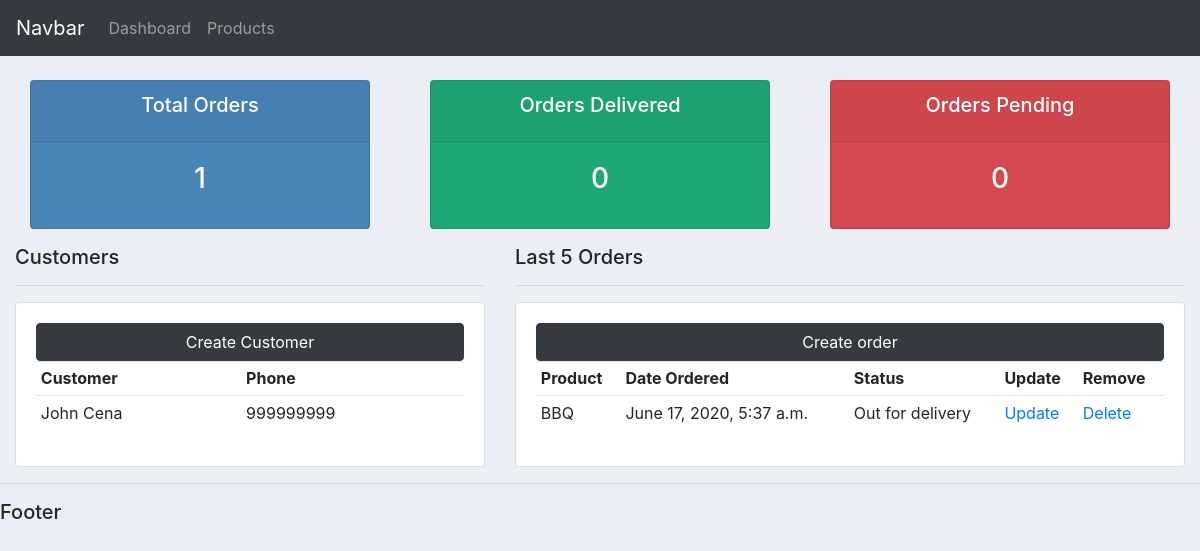
Before: / with the older database file.
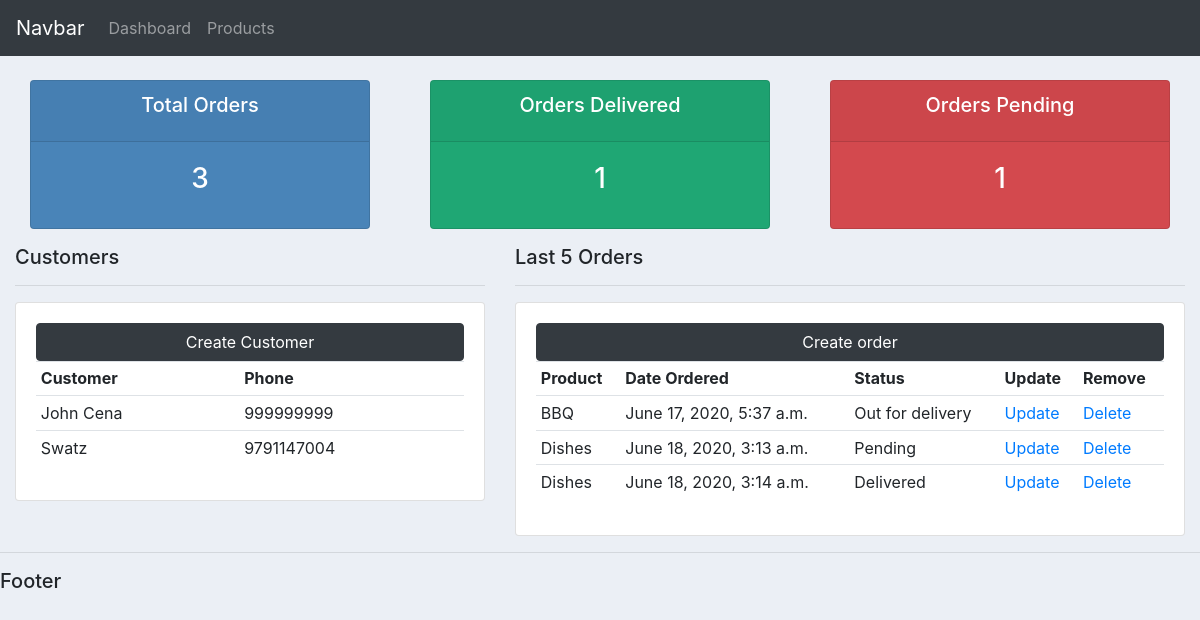
After: the same page with the newer database file.
### accounts/models.py (models this page shows, shortened)
class Customer(models.Model):
    name = models.CharField(max_length=200, null=True)
    phone = models.CharField(max_length=200, null=True)
    email = models.CharField(max_length=200, null=True)
    date_created = models.DateTimeField(auto_now_add=True)

class Order(models.Model):
    STATUS = (
        ('Pending', 'Pending'),
        ('Out for delivery', 'Out for delivery'),
        ('Delivered', 'Delivered')
    )
    customer = models.ForeignKey(
        Customer, null=True, on_delete=models.SET_NULL)
    product = models.ForeignKey(Product, null=True, on_delete=models.SET_NULL)
    status = models.CharField(max_length=200, null=True, choices=STATUS)
    date_created = models.DateTimeField(auto_now_add=True)

class Product(models.Model):
    CATEGORY = (
        ('Indoor', 'Indoor'),
        ('Outdoor', 'Outdoor')
    )
    tags = models.ManyToManyField(Tag)
    name = models.CharField(max_length=200, null=True)
    price = models.FloatField(null=True)
    category = models.CharField(max_length=200, null=True, choices=CATEGORY)
    description = models.CharField(max_length=200, null=True, blank=True)
    date_created = models.DateTimeField(auto_now_add=True)
    def __str__(self):
        return self.name

### accounts/views.py (the view)
# urls.py: path('', views.home),
def home(request):
    orders = Order.objects.all()
    customers = Customer.objects.all()
    total_customers = customers.count()
    total_orders = orders.count()
    orders_delivered = orders.filter(status="Delivered").count()
    orders_pending = orders.filter(status="Pending").count()
    context = {'orders': orders, 'customers': customers, 'total_orders': total_orders,
               'orders_delivered': orders_delivered, 'orders_pending': orders_pending}
    return render(request, 'accounts/dashboard.html', context)

### accounts/templates/accounts/dashboard.html
{% extends 'accounts/main.html' %}
{% block content %}
{% include 'accounts/status.html' %}
<div class="row">
  <div class="col-md-5">
    <h5>Customers</h5>
    <hr />
    <div class="card card-body">
      <a href="#" class="btn btn-dark">Create Customer</a>
      <table class="table table-sm">
        <tr>
          <th>Customer</th>
          <th>Phone</th>
        </tr>
        {% for customer in customers %}
          <tr>
            <td>{{ customer.name }}</td>
            <td>{{ customer.phone }}</td>
          </tr>
        {% endfor %}
      </table>
    </div>
  </div>
  <div class="col-md-7">
    <h5>Last 5 Orders</h5>
    <hr />
    <div class="card card-body">
      <a href="#" class="btn btn-dark">Create order</a>
      <table class="table table-sm">
        <tr>
          <th>Product</th>
          <th>Date Ordered</th>
          <th>Status</th>
          <th>Update</th>
          <th>Remove</th>
        </tr>
        {% for order in orders %}
          <tr>
            <td>{{ order.product }}</td>
            <td>{{ order.date_created }}</td>
            <td>{{ order.status }}</td>
            <td><a href="">Update</a></td>
            <td><a href="">Delete</a></td>
          </tr>
        {% endfor %}
      </table>
    </div>
  </div>
</div>
{% endblock %}

### accounts/templates/accounts/main.html (shortened to what this page needs)
{% load static %}
<!DOCTYPE html>
<html lang="en">
  <head>
    <link
      rel="stylesheet"
      href="https://stackpath.bootstrapcdn.com/bootstrap/4.5.0/css/bootstrap.min.css"
    />
  </head>
  <body>
    {% include 'accounts/navbar.html' %}
    <div class="container-fluid">
      {% block content %} {% endblock %}
    </div>
    <hr />
    <h5>Footer</h5>
  </body>
</html>

### accounts/templates/accounts/navbar.html (shortened to what this page needs)
<nav class="navbar navbar-expand-lg navbar-dark bg-dark">
  <a class="navbar-brand" href="#">Navbar</a>
  <div class="collapse navbar-collapse" id="navbarNav">
    <ul class="navbar-nav">
      <li class="nav-item">
        <a class="nav-link" href="#">Dashboard</a>
      </li>
      <li class="nav-item">
        <a class="nav-link" href="#">Products</a>
      </li>
    </ul>
  </div>
</nav>

### accounts/templates/accounts/status.html
<br />
<div class="row">
  <div class="col">
    <div class="col-md">
      <div class="card text-center text-white mb-3" id="total-orders">
        <div class="card-header">
          <h5 class="card-title">Total Orders</h5>
        </div>
        <div class="card-body">
          <h3 class="card-title">{{total_orders}}</h3>
        </div>
      </div>
    </div>
  </div>
  <div class="col">
    <div class="col-md">
      <div class="card text-center text-white mb-3" id="orders-delivered">
        <div class="card-header">
          <h5 class="card-title">Orders Delivered</h5>
        </div>
        <div class="card-body">
          <h3 class="card-title">{{orders_delivered}}</h3>
        </div>
      </div>
    </div>
  </div>
  <div class="col">
    <div class="col-md">
      <div class="card text-center text-white mb-3" id="orders-pending">
        <div class="card-header">
          <h5 class="card-title">Orders Pending</h5>
        </div>
        <div class="card-body">
          <h3 class="card-title">{{orders_pending}}</h3>
        </div>
      </div>
    </div>
  </div>
</div>

### accounts/templates/accounts/main.html (style rules this page uses)
body { background-color: #ebeff5; }
#total-orders { background-color: #4984b8; }
#orders-delivered { background-color: #1fa774; }
#orders-pending { background-color: #d3494e; }

Changed rows visible on the page:
added Customer: name "Swatz", phone "9791147004"
added Order: product "Dishes", date_created "June 18, 2020, 3:13 a.m.", status "Pending"
added Order: product "Dishes", date_created "June 18, 2020, 3:14 a.m.", status "Delivered"
Other visible differences:
{{ total_orders }}: "1" → "3"
{{ orders_delivered }}: "0" → "1"
{{ orders_pending }}: "0" → "1"
